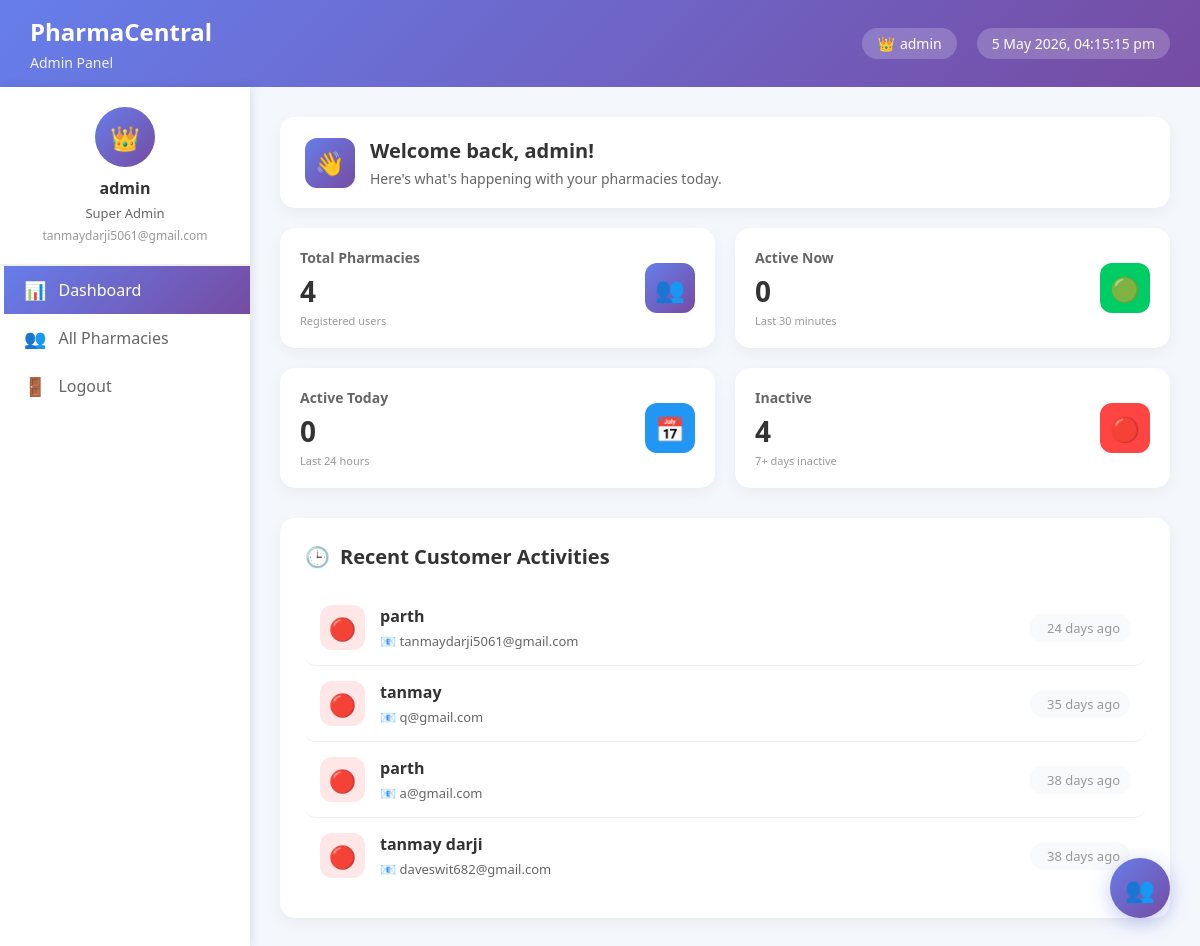
Screenshot of /adminpanel/dashboard/ (signed in) with the database file from the repository.
### app1/models.py (models this page shows, shortened)
class User(AbstractUser):
    USER_TYPES = (
        ('admin', 'Admin'),
        ('pharmacy_owner', 'Pharmacy Owner'),
        ('pharmacist', 'Pharmacist'),
        ('cashier', 'Cashier'),
    )
    user_type = models.CharField(max_length=20, choices=USER_TYPES, default='cashier')
    phone_number = models.CharField(max_length=15, blank=True)
    profile_picture = models.ImageField(upload_to='profiles/', null=True, blank=True)
    is_active = models.BooleanField(default=True)
    created_at = models.DateTimeField(auto_now_add=True)
    updated_at = models.DateTimeField(auto_now=True)
    groups = models.ManyToManyField(
        'auth.Group',
        verbose_name='groups',
        blank=True,
        help_text='The groups this user belongs to.',
        related_name="pharmacentral_user_set",  # Unique name
        related_query_name="pharmacentral_user",
    )
    user_permissions = models.ManyToManyField(
        'auth.Permission',
        verbose_name='user permissions',
        blank=True,
        help_text='Specific permissions for this user.',
        related_name="pharmacentral_user_set",  # Unique name
        related_query_name="pharmacentral_user",
    )

### adminpanel/views.py (the view)
# urls.py: path('dashboard/', views.admin_dashboard, name='admin_dashboard'),
@staff_member_required(login_url='admin_login')
def admin_dashboard(request):
    total_users = User.objects.filter(is_superuser=False).count()
    thirty_minutes_ago = timezone.now() - timedelta(minutes=30)
    active_now = User.objects.filter(
        is_superuser=False,
        last_login__gte=thirty_minutes_ago
    ).count()
    yesterday = timezone.now() - timedelta(days=1)
    active_today = User.objects.filter(
        is_superuser=False,
        last_login__gte=yesterday
    ).count()
    week_ago = timezone.now() - timedelta(days=7)
    inactive_users = User.objects.filter(
        is_superuser=False,
        last_login__lt=week_ago
    ).count()
    total_pharmacies = Pharmacy.objects.count()
    recent_activities = []
    recent_users = User.objects.filter(is_superuser=False).order_by('-last_login')[:10]
    for user in recent_users:
        last_seen = user.last_login
        if last_seen:
            time_diff = timezone.now() - last_seen
            if time_diff < timedelta(minutes=30):
                status = "Active Now"
                icon = "🟢"
                last_seen_text = "Online now"
            elif time_diff < timedelta(hours=24):
                status = "Active Today"
                icon = "📅"
                hours = int(time_diff.total_seconds() / 3600)
                last_seen_text = f"{hours} hours ago"
            elif time_diff < timedelta(days=7):
                status = "Active This Week"
                icon = "📊"
                days = int(time_diff.days)
                last_seen_text = f"{days} days ago"
            else:
                status = "Inactive"
                icon = "🔴"
                days = int(time_diff.days)
                last_seen_text = f"{days} days ago"
        else:
            status = "Never Logged In"
            icon = "🆕"
            last_seen_text = "New user"
        recent_activities.append({
            'full_name': user.get_full_name() or user.username,
            'email': user.email,
            'status_text': status,
            'icon': icon,
            'last_seen_text': last_seen_text,
            'user': user
        })
    context = {
        'total_users': total_users,
        'active_now': active_now,
        'active_today': active_today,
        'inactive_users': inactive_users,
        'total_pharmacies': total_pharmacies,
        'recent_activities': recent_activities,
    }
    return render(request, 'admin-dashboard.html', context)

### adminpanel/templates/admin-dashboard.html (shortened to what this page needs)
<!DOCTYPE html>
<html lang="gu">
<head>
</head>
<body>
    <div class="header">
        <div class="logo-area">
            <h1>PharmaCentral</h1>
            <p>Admin Panel</p>
        </div>
        <div class="admin-info">
            <div class="admin-badge">
                <span>👑</span> {{ user.get_full_name|default:user.username }}
            </div>
            <div class="date-time" id="currentDateTime"></div>
        </div>
    </div>
    <div class="container">
        <div class="sidebar">
            <div class="profile-card">
                <div class="profile-img">👑</div>
                <h3>{{ user.get_full_name|default:user.username }}</h3>
                <p>Super Admin</p>
                <p style="font-size: 12px; color: #999;">{{ user.email }}</p>
            </div>
            <div class="menu">
                <a href="{% url 'admin_dashboard' %}" class="menu-item active">
                    <span>📊</span> Dashboard
                </a>
                <a href="{% url 'admin_users' %}" class="menu-item">
                    <span>👥</span> All Pharmacies
                </a>
                <a href="{% url 'admin_logout' %}" class="menu-item" onclick="return confirm('Are you sure you want to logout?')">
                    <span>🚪</span> Logout
                </a>
            </div>
        </div>
        <div class="main-content">
            <div class="welcome-message">
                <div class="welcome-icon">👋</div>
                <div class="welcome-text">
                    <h2>Welcome back, {{ user.get_full_name|default:user.username }}!</h2>
                    <p>Here's what's happening with your pharmacies today.</p>
                </div>
            </div>
            <div class="stats-grid">
                <div class="stat-card">
                    <div class="stat-info">
                        <h3>Total Pharmacies</h3>
                        <div class="number">{{ total_users|default:"0" }}</div>
                        <small>Registered users</small>
                    </div>
                    <div class="stat-icon total">👥</div>
                </div>
                <div class="stat-card">
                    <div class="stat-info">
                        <h3>Active Now</h3>
                        <div class="number">{{ active_now|default:"0" }}</div>
                        <small>Last 30 minutes</small>
                    </div>
                    <div class="stat-icon now">🟢</div>
                </div>
                <div class="stat-card">
                    <div class="stat-info">
                        <h3>Active Today</h3>
                        <div class="number">{{ active_today|default:"0" }}</div>
                        <small>Last 24 hours</small>
                    </div>
                    <div class="stat-icon today">📅</div>
                </div>
                <div class="stat-card">
                    <div class="stat-info">
                        <h3>Inactive</h3>
                        <div class="number">{{ inactive_users|default:"0" }}</div>
                        <small>7+ days inactive</small>
                    </div>
                    <div class="stat-icon inactive">🔴</div>
                </div>
            </div>
            <div class="recent-activities">
                <h3>
                    <span>🕒</span> Recent Customer Activities
                </h3>
                {% if recent_activities %}
                    {% for activity in recent_activities %}
                    <div class="activity-item">
                        <div class="activity-icon
                            {% if activity.status_text == 'Active Now' %}icon-active
                            {% elif activity.status_text == 'Active Today' %}icon-today
                            {% elif activity.status_text == 'Active This Week' %}icon-week
                            {% elif activity.status_text == 'Inactive' %}icon-inactive
                            {% else %}icon-new{% endif %}">
                            {{ activity.icon }}
                        </div>
                        <div class="activity-content">
                            <h4>
                                {{ activity.full_name }}
                            </h4>
                            <p>
                                <span>📧 {{ activity.email }}</span>
                            </p>
                        </div>
                        <div class="activity-time">
                            {{ activity.last_seen_text }}
                        </div>
                    </div>
                    {% endfor %}
                {% else %}
                    <div class="no-data">
                        <div style="font-size: 48px; margin-bottom: 20px;">📊</div>
                        <p>No customer activities found</p>
                    </div>
                {% endif %}
            </div>
        </div>
    </div>
    <div class="quick-actions">
        <a href="{% url 'admin_users' %}" class="action-btn quick" title="View All Pharmacies">👥</a>
    </div>
</body>
</html>

### rows the page displays
User: get_full_name "admin", email "tanmaydarji5061@gmail.com"
User: icon "🔴", full_name "parth", email "tanmaydarji5061@gmail.com", last_seen_text "24 days ago"
User: icon "🔴", full_name "tanmay", email "q@gmail.com", last_seen_text "35 days ago"
User: icon "🔴", full_name "parth", email "a@gmail.com", last_seen_text "38 days ago"
User: icon "🔴", full_name "tanmay darji", email "daveswit682@gmail.com", last_seen_text "38 days ago"

### other values shown
{{ total_users|default:"0" }} "4"
{{ active_now|default:"0" }} "0"
{{ active_today|default:"0" }} "0"
{{ inactive_users|default:"0" }} "4"
